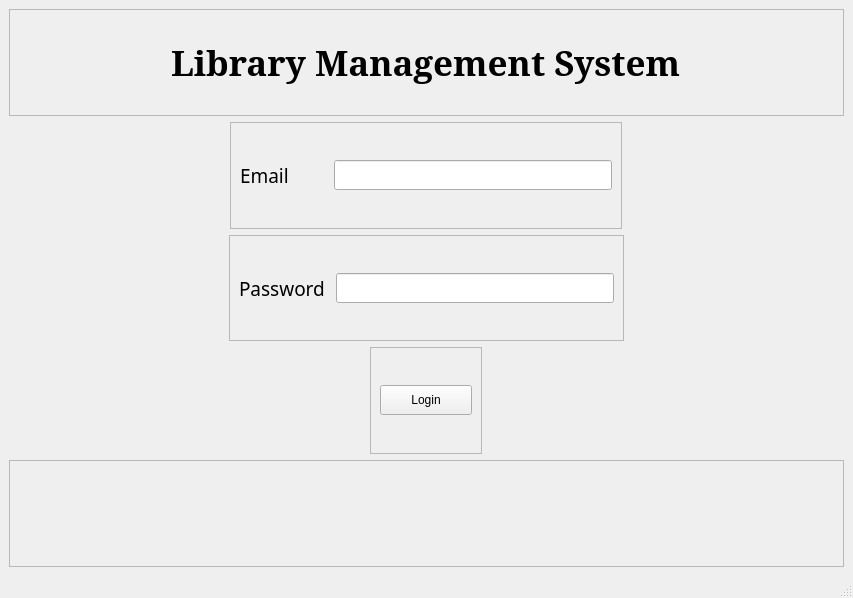
<?xml version="1.0" encoding="UTF-8"?>
<ui version="4.0">
 <class>login</class>
 <widget class="QMainWindow" name="login">
  <property name="geometry">
   <rect>
    <x>0</x>
    <y>0</y>
    <width>853</width>
    <height>598</height>
   </rect>
  </property>
  <property name="windowTitle">
   <string>Login</string>
  </property>
  <widget class="QWidget" name="centralwidget">
   <layout class="QVBoxLayout" name="verticalLayout">
    <item>
     <widget class="QFrame" name="frame">
      <property name="frameShape">
       <enum>QFrame::StyledPanel</enum>
      </property>
      <property name="frameShadow">
       <enum>QFrame::Raised</enum>
      </property>
      <layout class="QHBoxLayout" name="horizontalLayout">
       <item alignment="Qt::AlignHCenter">
        <widget class="QLabel" name="label">
         <property name="font">
          <font>
           <family>MS Serif</family>
           <pointsize>26</pointsize>
           <weight>75</weight>
           <bold>true</bold>
          </font>
         </property>
         <property name="text">
          <string>Library Management System</string>
         </property>
        </widget>
       </item>
      </layout>
     </widget>
    </item>
    <item alignment="Qt::AlignHCenter">
     <widget class="QFrame" name="frame_2">
      <property name="frameShape">
       <enum>QFrame::StyledPanel</enum>
      </property>
      <property name="frameShadow">
       <enum>QFrame::Raised</enum>
      </property>
      <layout class="QHBoxLayout" name="horizontalLayout_2">
       <item>
        <widget class="QLabel" name="label_2">
         <property name="minimumSize">
          <size>
           <width>88</width>
           <height>0</height>
          </size>
         </property>
         <property name="font">
          <font>
           <family>MV Boli</family>
           <pointsize>14</pointsize>
          </font>
         </property>
         <property name="text">
          <string>Email</string>
         </property>
        </widget>
       </item>
       <item>
        <widget class="QLineEdit" name="email">
         <property name="minimumSize">
          <size>
           <width>278</width>
           <height>0</height>
          </size>
         </property>
         <property name="maximumSize">
          <size>
           <width>16777215</width>
           <height>30</height>
          </size>
         </property>
        </widget>
       </item>
      </layout>
     </widget>
    </item>
    <item alignment="Qt::AlignHCenter">
     <widget class="QFrame" name="frame_3">
      <property name="frameShape">
       <enum>QFrame::StyledPanel</enum>
      </property>
      <property name="frameShadow">
       <enum>QFrame::Raised</enum>
      </property>
      <layout class="QHBoxLayout" name="horizontalLayout_3">
       <item>
        <widget class="QLabel" name="label_3">
         <property name="minimumSize">
          <size>
           <width>91</width>
           <height>0</height>
          </size>
         </property>
         <property name="font">
          <font>
           <family>MV Boli</family>
           <pointsize>14</pointsize>
          </font>
         </property>
         <property name="text">
          <string>Password</string>
         </property>
        </widget>
       </item>
       <item>
        <widget class="QLineEdit" name="password">
         <property name="minimumSize">
          <size>
           <width>278</width>
           <height>0</height>
          </size>
         </property>
         <property name="maximumSize">
          <size>
           <width>16777215</width>
           <height>30</height>
          </size>
         </property>
         <property name="echoMode">
          <enum>QLineEdit::Password</enum>
         </property>
        </widget>
       </item>
      </layout>
     </widget>
    </item>
    <item alignment="Qt::AlignHCenter">
     <widget class="QFrame" name="frame_4">
      <property name="frameShape">
       <enum>QFrame::StyledPanel</enum>
      </property>
      <property name="frameShadow">
       <enum>QFrame::Raised</enum>
      </property>
      <layout class="QVBoxLayout" name="verticalLayout_2">
       <item>
        <widget class="QPushButton" name="loginButton">
         <property name="minimumSize">
          <size>
           <width>92</width>
           <height>0</height>
          </size>
         </property>
         <property name="maximumSize">
          <size>
           <width>16777215</width>
           <height>30</height>
          </size>
         </property>
         <property name="cursor">
          <cursorShape>PointingHandCursor</cursorShape>
         </property>
         <property name="text">
          <string>Login</string>
         </property>
        </widget>
       </item>
      </layout>
     </widget>
    </item>
    <item>
     <widget class="QFrame" name="frame_5">
      <property name="frameShape">
       <enum>QFrame::StyledPanel</enum>
      </property>
      <property name="frameShadow">
       <enum>QFrame::Raised</enum>
      </property>
     </widget>
    </item>
   </layout>
  </widget>
  <widget class="QMenuBar" name="menubar">
   <property name="geometry">
    <rect>
     <x>0</x>
     <y>0</y>
     <width>853</width>
     <height>21</height>
    </rect>
   </property>
  </widget>
  <widget class="QStatusBar" name="statusbar"/>
 </widget>
 <resources/>
 <connections/>
</ui>
